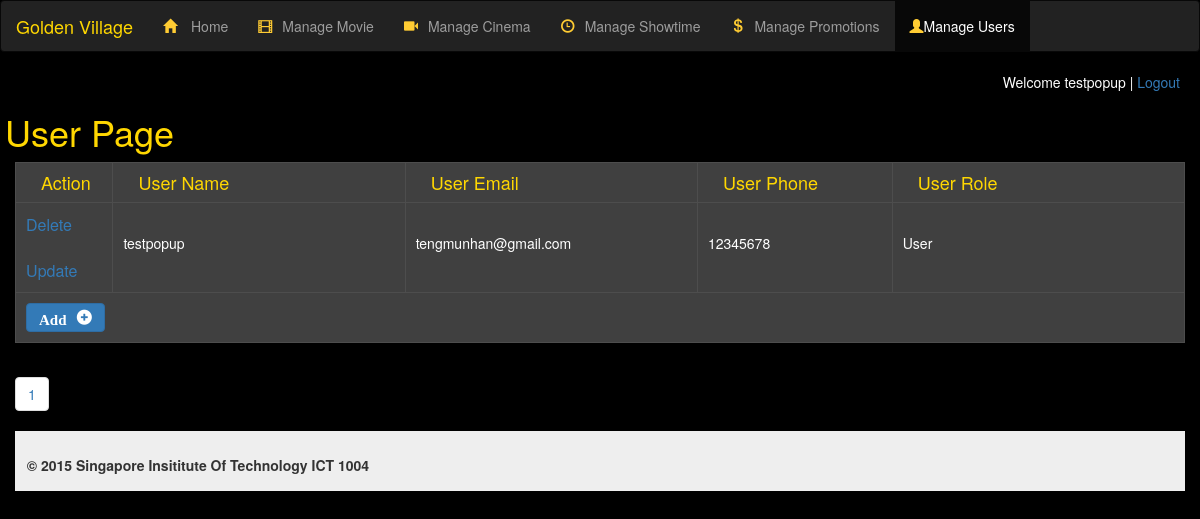
Screenshot of /cms/cmsManageUser.php (signed in) with the database file from the repository.
### tables this page shows
CREATE TABLE `user_list` (
  `user_id` int(11) NOT NULL,
  `username` varchar(100) NOT NULL,
  `user_email` varchar(100) NOT NULL,
  `password` varchar(100) NOT NULL,
  `user_role` varchar(10) NOT NULL,
  `phone` int(8) NOT NULL,
  `user_nric` varchar(9) NOT NULL,
  `status` varchar(100) NOT NULL,
  `otpSecretKey` varchar(1000) NOT NULL
);

### cms/cmsManageUser.php (the view, shortened to what this page needs)
<html>
    <html lang="en">
    <head>
        <link href="../css/bootstrap.min.css" rel="stylesheet">
        <link href="../css/style.css" rel="stylesheet">
    </head>
    <body onload="onload()">
        <?php
            include_once ("../dbconnect.php");
            $reclimit = 5;
            if(isset($_GET['page'])){
                $page = $_GET['page'];
            } else {
                $page = 1;
            }
            $start = (($page-1) * $reclimit);
            $sql = "SELECT * FROM user_list";
            $records = $MySQLiconn->query($sql);
            $total = $records->num_rows;
            $tpages = ceil($total / $reclimit);
            $rec = "SELECT user_id, username, user_email, user_role, phone FROM user_list LIMIT $start, $reclimit";
            $records = $MySQLiconn->query($rec);
            $resultUser = $MySQLiconn->query("SELECT * FROM user_list WHERE user_id=".$_SESSION['user']);
            $userRow = $resultUser->fetch_array();
            $resultCount = $MySQLiconn->query("select count(*) from user_list");
        ?>
        <?php include 'cmsheader.inc';?>
        <h1>User Page</h1>
        <div class="col-xs-12 col-sm-12 col-md-12 col-lg-12">
            <div class="table-responsive">
                <form method="post">
                    <table border="1" class="summary">
                        <thead>
                            <tr>
                                <th class="col-md-1"><h4>Action</h4></th>
                                <th class="col-md-3"><h4>User Name</h4></th>
                                <th class="col-md-2"><h4>User Email</h4></th>
                                <th class="col-md-2"><h4>User Phone</h4></th>
                                <th class="col-md-3"><h4>User Role</h4></th>
                            </tr>
                        </thead>
                        <tbody>
                            <?php
                                $row2 = mysqli_fetch_row($resultCount);
                                $num = $row2[0];
                                if ($num == 0)
                                {
                                    echo
                                    "<tr><td colspan='8'><p class='centerText'>No Result to display</p></td></tr>";
                                }
                                else
                                {
                                    while($row = $records->fetch_array())
                                    {
                            ?>
                                        <tr class='success'>
                                            <td class='col-md-1'><a href='javascript:delete_id(<?php echo $row[0]; ?>)'>Delete</a><br /><br /><a href='javascript:update_id(<?php echo $row[0]; ?>)'>Update</a></td>
                                            <td class='col-md-2'><p><?php echo $row[1]; ?></p></td>
                                            <td class='col-md-3'><p><?php echo $row[2]; ?></p></td>
                                            <td class='col-md-2'><p><?php echo $row[4]; ?></p></td>
                                            <td class='col-md-3'><p><?php echo $row[3]; ?></p></td>
                                        </tr>
                                    <?php
                                    }
                                }
                            ?>
                            <tr>
                                <td colspan='10'>
                                    <a href="#" class="btn btn-primary" data-toggle="modal" data-target="#myModal"><span class="glyphicon glyphicon-plus-sign yellow">Add</span></a>
                                </td>
                            </tr>
                        </tbody>
                    </table>
                </form>
            </div>
                            <?php include("cmsAddUser.php");?>
            <ul class="pagination">
            <?php
                for($i=1;$i<=$tpages;$i++)
                {
                    echo "<li><a href=cmsManageUser.php?page=".$i.">".$i."</a></li>";
                }
            ?>
            </ul>
            <div><?php include 'cmsfooter.inc';?></div>
    </div>
</body>
</html>

### cms/cmsheader.inc (shortened to what this page needs)
<?php
    $directoryURI =basename($_SERVER['SCRIPT_NAME']);
?>
<nav class="navbar navbar-inverse">
    <div class="container-fluid">
        <div class="navbar-header">
            <a class="navbar-brand" href="index.php">
                Golden Village
            </a>
        </div>
        <div id="navbar" class="navbar-collapse collapse" aria-expanded="false" style="height: 1px;">
            <ul class="nav navbar-nav">
                <li <?php if (strpos($directoryURI,'cmsHome.php') !== false) {echo 'class="active"';}?>><a href="cmsHome.php"><span class="glyphicon glyphicon-home blue"></span> Home</a></li>
                <li <?php if (strpos($directoryURI,'cmsMovie.php') !== false) {echo 'class="active"';}?>><a href="cmsMovie.php"><span class="glyphicon glyphicon-film blue"></span>Manage Movie</a></li>
                <li <?php if (strpos($directoryURI,'cmsCinema.php') !== false) {echo 'class="active"';}?>><a href="cmsCinema.php"><span class="glyphicon glyphicon-facetime-video blue"></span>Manage Cinema</a></li>
                <li <?php if (strpos($directoryURI,'cmsManageShowtime.php') !== false) {echo 'class="active"';}?>><a href="cmsManageShowtime.php"><span class="glyphicon glyphicon-time blue"></span>Manage Showtime</a></li>
                <li <?php if (strpos($directoryURI,'cmspromo.php') !== false) {echo 'class="active"';}?>><a href="cmspromo.php"><span class="glyphicon glyphicon-usd blue"></span>Manage Promotions</a></li>
                <li <?php if (strpos($directoryURI,'cmsManageUser.php') !== false) {echo 'class="active"';}?>><a href="cmsManageUser.php"><span class="glyphicon glyphicon-user blue"></span>Manage Users</a></li>
            </ul>
        </div>
    </div>
</nav>
         <p class="labelWel">Welcome <?php echo $userRow['username']; ?> | <a href="cmsLogout.php">Logout</a></p>
        <br />

### css/style.css (style rules this page uses)
.blue { color:#FC3; }
.yellow { font-weight: bold; color: white; font-size: 15px; }
.breadcrumb,.jumbotron,body { background-color:#000; }
.labelWel { float: right; margin-right: 20px; }
.glyphicon-home,.glyphicon-usd,.glyphicon-facetime-video,.glyphicon-briefcase, .glyphicon-film, .glyphicon-time:before { margin-right: 10px; }
.glyphicon-plus-sign:before { margin-left: 10px; float: right; }
.navbar-inverse > ul > li > hover,p,.breadcrumb>.active { color:#FFF; }
p { font-size:14px; }
.panel-default .jumbotron > h1, .navbar-inverse .navbar-brand, h1, h2, h3, h4 { color:#ffd701; margin-left: 5px; }
.summary { background:#404040; width:100%; overflow-y:scroll; }
.summary thead tr th h4 { margin-left: 10px; }
.summary tr { border:1px solid #4d4d4d; }
.summary tr td { padding:10px; }
nav,hr { margin:0 auto auto; width:100%; }
.promotable,table { background-color: #222222; color: yellow; border-color: white; }
table tr th { width: 25%; }
td { color:white; }

### rows the page displays
user_list: username "testpopup", user_email "tengmunhan@gmail.com", phone "12345678", user_role "User"
